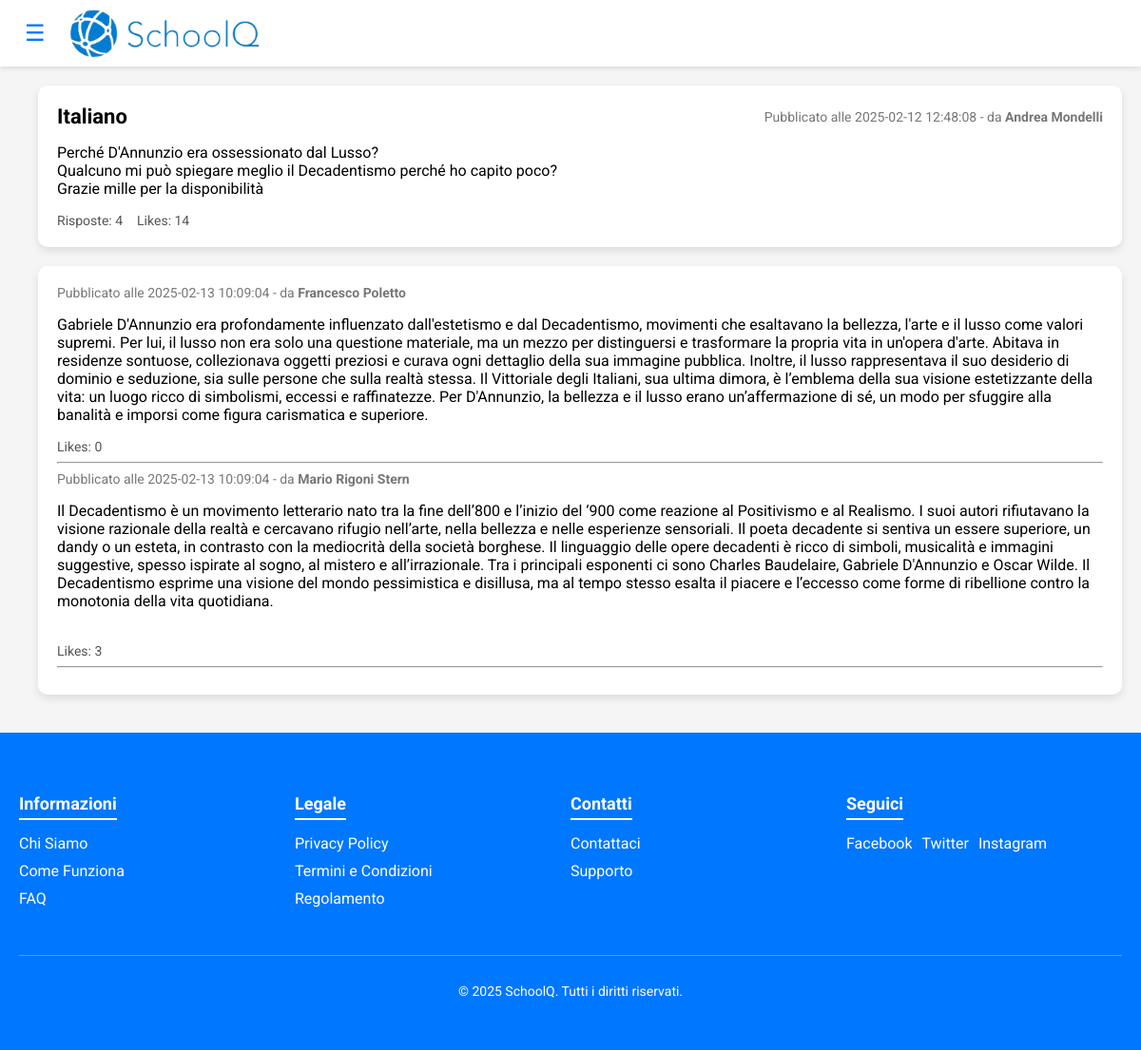
The page /php_front/risposta.php?id=1 on the database its author committed.
### tables this page shows
CREATE TABLE `domande` (
  `questionID` int(11) NOT NULL,
  `dataPubbl` datetime NOT NULL,
  `QuestionText` varchar(1000) NOT NULL,
  `nLike` int(11) NOT NULL DEFAULT 0,
  `categoriaID` int(11) NOT NULL,
  `userID` int(11) NOT NULL
);

CREATE TABLE `categorie` (
  `IDCategoria` int(11) NOT NULL,
  `nome` varchar(40) NOT NULL,
  `descrizione` varchar(100) NOT NULL
);

CREATE TABLE `utenti` (
  `userID` int(11) NOT NULL,
  `nome` varchar(30) NOT NULL,
  `cognome` varchar(30) NOT NULL,
  `email` varchar(100) NOT NULL,
  `password` varchar(100) NOT NULL,
  `privilegio` enum('USER','MODER','ADMIN') NOT NULL DEFAULT 'USER'
);

CREATE TABLE `risposte` (
  `IDRisposta` int(11) NOT NULL,
  `dataPubbl` datetime NOT NULL,
  `testoRisposta` varchar(1000) NOT NULL,
  `nLike` int(11) NOT NULL,
  `questionID` int(11) NOT NULL,
  `userID` int(11) NOT NULL
);

### php_front/risposta.php (the view, shortened to what this page needs)
<?php
    $iddomanda = isset($_GET['id']) ? intval($_GET['id']) : 0;
    $servername = "localhost";
    $username = "root";
    $password = "";
    $dbname = "schoolq";
    $conn = new mysqli($servername, $username, $password, $dbname);
    $conn->set_charset("utf8mb4");
    $stmt = $conn->prepare("SELECT r.*, u.nome, u.cognome FROM risposte r
                        JOIN utenti u ON r.userID = u.userID
                        WHERE r.questionID = ?");
    $stmt->bind_param("i", $iddomanda);
    $stmt->execute();
    $result = $stmt->get_result();
    $stmt_domanda = $conn->prepare("SELECT d.*, u.nome, u.cognome, c.nome AS nomecat FROM domande d
                                    JOIN utenti u ON d.userID = u.userID
                                    JOIN categorie c ON c.IDCategoria = d.categoriaID
                                    WHERE QuestionID = ?");
    $stmt_domanda->bind_param("i", $iddomanda);
    $stmt_domanda->execute();
    $domanda = $stmt_domanda->get_result();
?>
<!DOCTYPE html>
<html lang="it">
<head>
  <link rel="stylesheet" href="../CSS/menuCSS.css">
</head>
<body>
  <header class="top-navbar">
    <div class="nav-container">
      <div class="logo">
        <button class="toggle-btn" onclick="toggleSidebar()">&#9776;</button>
        <img src="../Immagini/mondo01.png" alt="SchoolQ Logo">
      </div>
    </div>
  </header>
  <div id="main-content" class="main-content">
    <div id="domanda" class="domanda">
      <?php
      if ($domanda->num_rows > 0) {
          $row = $domanda->fetch_assoc();
          echo '<div class="question-item">';
          echo   '<div class="question-header">';
          echo     '<h3 class="question-title">' . htmlspecialchars($row["nomecat"]) . '</h3>';
          echo     '<div class="question-meta">Pubblicato alle ' . $row["dataPubbl"] . ' - da <strong>' . $row['nome'] . ' ' . $row['cognome'] . '</strong></div>';
          echo   '</div>';
          echo   '<div class="question-body">';
          echo     '<p>' . nl2br(htmlspecialchars($row["QuestionText"])) . '</p>';
          echo   '</div>';
          echo   '<div class="question-footer">';
          echo     '<div class="question-stats">';
          echo       '<span>Risposte: 4</span>';
          echo       '<span>Likes: ' . htmlspecialchars($row["nLike"]) . '</span>';
          echo     '</div>';
          echo   '</div>';
          echo '</div>';
      } else {
          echo "<p>Nessuna domanda disponibile.</p>";
      }
      ?>
    </div>
    <div class="risposte">
      <?php
      if ($result->num_rows > 0) {
          echo '<div class="question-item">';
          while($row = $result->fetch_assoc()){
              echo '<div class="question-header">';
              echo   '<div class="question-meta">Pubblicato alle ' . $row["dataPubbl"] . ' - da <strong>' . $row['nome'] . ' ' . $row['cognome'] . '</strong></div>';
              echo '</div>';
              echo '<div class="question-body">';
              echo   '<p>' . nl2br(htmlspecialchars($row["testoRisposta"])) . '</p>';
              echo '</div>';
              echo '<div class="question-footer">';
              echo   '<div class="question-stats">';
              echo     '<span>Likes: ' . htmlspecialchars($row["nLike"]) . '</span>';
              echo   '</div>';
              echo '</div>';
              echo '<hr>';
          }
          echo '</div>';
      } else {
          echo "<p>Nessuna risposta disponibile.</p>";
      }
      ?>
    </div>
  </div>
  <footer class="footer">
    <div class="footer-container">
      <div class="footer-section">
        <h4>Informazioni</h4>
        <ul>
          <li><a href="chi-siamo.html">Chi Siamo</a></li>
          <li><a href="guida.html">Come Funziona</a></li>
          <li><a href="faq.html">FAQ</a></li>
        </ul>
      </div>
      <div class="footer-section">
        <h4>Legale</h4>
        <ul>
          <li><a href="privacy.html">Privacy Policy</a></li>
          <li><a href="termini.html">Termini e Condizioni</a></li>
          <li><a href="regolamento.html">Regolamento</a></li>
        </ul>
      </div>
      <div class="footer-section">
        <h4>Contatti</h4>
        <ul>
          <li><a href="contact.html">Contattaci</a></li>
          <li><a href="supporto.html">Supporto</a></li>
        </ul>
      </div>
      <div class="footer-section social">
        <h4>Seguici</h4>
        <ul>
          <li><a href="https://facebook.com/tuoforum" target="_blank">Facebook</a></li>
          <li><a href="https://twitter.com/tuoforum" target="_blank">Twitter</a></li>
          <li><a href="https://instagram.com/tuoforum" target="_blank">Instagram</a></li>
        </ul>
      </div>
      <div class="footer-bottom">
        <p>&copy; 2025 SchoolQ. Tutti i diritti riservati.</p>
      </div>
    </div>
  </footer>
</body>
</html>

### CSS/menuCSS.css (style rules this page uses)
body { margin: 0; padding: 0; font-family: 'Roboto', sans-serif; background-color: #f5f5f5; }
.top-navbar { position: fixed; top: 0; left: 0; width: 100%; background-color: #ffffff; box-shadow: 0 2px 5px rgba(0,0,0,0.1); z-index: 1100; padding: 10px 0; }
.nav-container { max-width: 1200px; margin: 100 auto; display: flex; align-items: center; padding: 0 20px; }
.nav-container .logo { display: flex; align-items: center; }
.nav-container .logo img { max-height: 50px; margin-right: 1200px; }
.toggle-btn { font-size: 24px; background: none; border: none; color: #0077ff; cursor: pointer; margin-right: 20px; }
.main-content { margin-top: 70px; padding: 20px; transition: margin-left 0.3s ease; margin-left: 20px; }
.question-item { background-color: #fff; border-radius: 10px; padding: 20px; margin-bottom: 20px; box-shadow: 0 4px 8px rgba(0,0,0,0.1); transition: transform 0.2s; }
.question-header { display: flex; justify-content: space-between; align-items: center; margin-bottom: 10px; }
.question-title { font-size: 22px; margin: 0; }
.question-meta { font-size: 14px; color: #777; }
.question-body { font-size: 16px; margin: 10px 0; }
.question-footer { display: flex; justify-content: space-between; align-items: center; margin-top: 10px; }
.question-stats { font-size: 14px; color: #555; }
.question-stats span { margin-right: 15px; }
.footer { background-color: #0077ff; color: #fff; padding: 40px 20px; font-family: 'Roboto', sans-serif; }
.footer-container { max-width: 1200px; margin: 0 auto; display: flex; flex-wrap: wrap; justify-content: space-between; }
.footer-section { flex: 1; min-width: 200px; margin-bottom: 20px; }
.footer-section h4 { font-size: 18px; margin-bottom: 15px; border-bottom: 2px solid #fff; display: inline-block; padding-bottom: 5px; }
.footer-section ul { list-style: none; padding: 0; margin: 0; }
.footer-section ul li { margin-bottom: 10px; }
.footer-section ul li a { text-decoration: none; color: #fff; transition: color 0.3s ease; }
.footer-section.social ul { display: flex; gap: 10px; }
.footer-section.social ul li { margin-bottom: 0; }
.footer-bottom { width: 100%; text-align: center; border-top: 1px solid rgba(255, 255, 255, 0.3); padding-top: 15px; margin-top: 20px; font-size: 14px; }

### rows shown on the page
domande: categoriaID.nome "Italiano", dataPubbl "2025-02-12 12:48:08", userID.nome "Andrea", userID.cognome "Mondelli", QuestionText "Perché D'Annunzio era ossessionato dal Lusso? Qualcuno mi può spiegare meglio il Decadentismo perché ho capito poco? Grazie mille per la disponibilità", nLike "14"
risposte: dataPubbl "2025-02-13 10:09:04", userID.nome "Francesco", userID.cognome "Poletto", testoRisposta "Gabriele D'Annunzio era profondamente influenzato dall'estetismo e dal Decadentismo, movimenti che esaltavano la bellezza, l'arte e il lusso come valori supremi. Per lui, il lusso non era solo una questione materiale, ma un mezzo per distinguersi e trasformare la propria vita in un'opera d'arte. Abitava in residenze sontuose, collezionava oggetti preziosi e curava ogni dettaglio della sua immagine pubblica. Inoltre, il lusso rappresentava il suo desiderio di dominio e seduzione, sia sulle persone che sulla realtà stessa. Il Vittoriale degli Italiani, sua ultima dimora, è l’emblema della sua visione estetizzante della vita: un luogo ricco di simbolismi, eccessi e raffinatezze. Per…", nLike "0"
risposte: dataPubbl "2025-02-13 10:09:04", userID.nome "Mario", userID.cognome "Rigoni Stern", testoRisposta "Il Decadentismo è un movimento letterario nato tra la fine dell’800 e l’inizio del ‘900 come reazione al Positivismo e al Realismo. I suoi autori rifiutavano la visione razionale della realtà e cercavano rifugio nell’arte, nella bellezza e nelle esperienze sensoriali. Il poeta decadente si sentiva un essere superiore, un dandy o un esteta, in contrasto con la mediocrità della società borghese. Il linguaggio delle opere decadenti è ricco di simboli, musicalità e immagini suggestive, spesso ispirate al sogno, al mistero e all’irrazionale. Tra i principali esponenti ci sono Charles Baudelaire, Gabriele D'Annunzio e Oscar Wilde. Il Decadentismo esprime una visione del mondo pessimistica e…", nLike "3"
